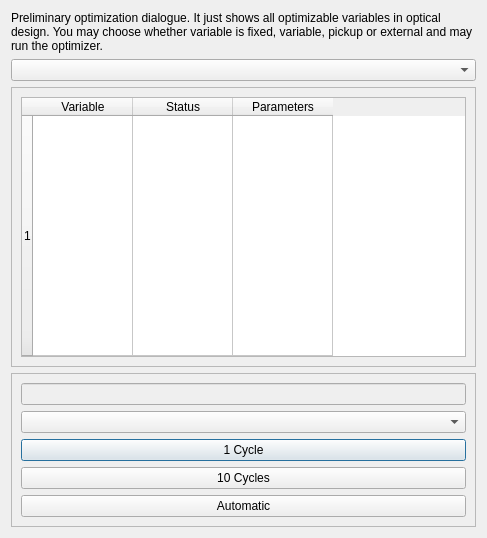
<?xml version="1.0" encoding="UTF-8"?>
<ui version="4.0">
 <class>Dialog</class>
 <widget class="QDialog" name="Dialog">
  <property name="geometry">
   <rect>
    <x>0</x>
    <y>0</y>
    <width>487</width>
    <height>538</height>
   </rect>
  </property>
  <property name="windowTitle">
   <string>Dialog</string>
  </property>
  <layout class="QGridLayout" name="gridLayout">
   <item row="2" column="0">
    <widget class="QFrame" name="frameVariables">
     <property name="frameShape">
      <enum>QFrame::StyledPanel</enum>
     </property>
     <property name="frameShadow">
      <enum>QFrame::Raised</enum>
     </property>
     <layout class="QGridLayout" name="gridLayout_2">
      <item row="0" column="0">
       <widget class="QTableWidget" name="tableWidgetVariables">
        <property name="rowCount">
         <number>1</number>
        </property>
        <property name="columnCount">
         <number>3</number>
        </property>
        <attribute name="verticalHeaderStretchLastSection">
         <bool>true</bool>
        </attribute>
        <row/>
        <column>
         <property name="text">
          <string>Variable</string>
         </property>
        </column>
        <column>
         <property name="text">
          <string>Status</string>
         </property>
        </column>
        <column>
         <property name="text">
          <string>Parameters</string>
         </property>
        </column>
       </widget>
      </item>
     </layout>
    </widget>
   </item>
   <item row="0" column="0">
    <widget class="QLabel" name="label">
     <property name="text">
      <string>Preliminary optimization dialogue. It just shows all optimizable variables in optical design. You may choose whether variable is fixed, variable, pickup or external and may run the optimizer.</string>
     </property>
     <property name="wordWrap">
      <bool>true</bool>
     </property>
    </widget>
   </item>
   <item row="1" column="0">
    <widget class="QComboBox" name="comboBoxOpticalDesign"/>
   </item>
   <item row="3" column="0">
    <widget class="QFrame" name="frameOptimization">
     <property name="frameShape">
      <enum>QFrame::StyledPanel</enum>
     </property>
     <property name="frameShadow">
      <enum>QFrame::Raised</enum>
     </property>
     <layout class="QGridLayout" name="gridLayout_3">
      <item row="0" column="0">
       <widget class="QLineEdit" name="lineEditMeritValue">
        <property name="enabled">
         <bool>false</bool>
        </property>
        <property name="focusPolicy">
         <enum>Qt::NoFocus</enum>
        </property>
        <property name="frame">
         <bool>true</bool>
        </property>
        <property name="readOnly">
         <bool>true</bool>
        </property>
       </widget>
      </item>
      <item row="2" column="0">
       <widget class="QPushButton" name="pushButtonOneCycle">
        <property name="text">
         <string>1 Cycle</string>
        </property>
       </widget>
      </item>
      <item row="1" column="0">
       <widget class="QComboBox" name="comboBoxMeritFunction"/>
      </item>
      <item row="3" column="0">
       <widget class="QPushButton" name="pushButtonTenCycles">
        <property name="text">
         <string>10 Cycles</string>
        </property>
       </widget>
      </item>
      <item row="4" column="0">
       <widget class="QPushButton" name="pushButtonAutomatic">
        <property name="text">
         <string>Automatic</string>
        </property>
       </widget>
      </item>
     </layout>
    </widget>
   </item>
  </layout>
 </widget>
 <resources/>
 <connections/>
</ui>
